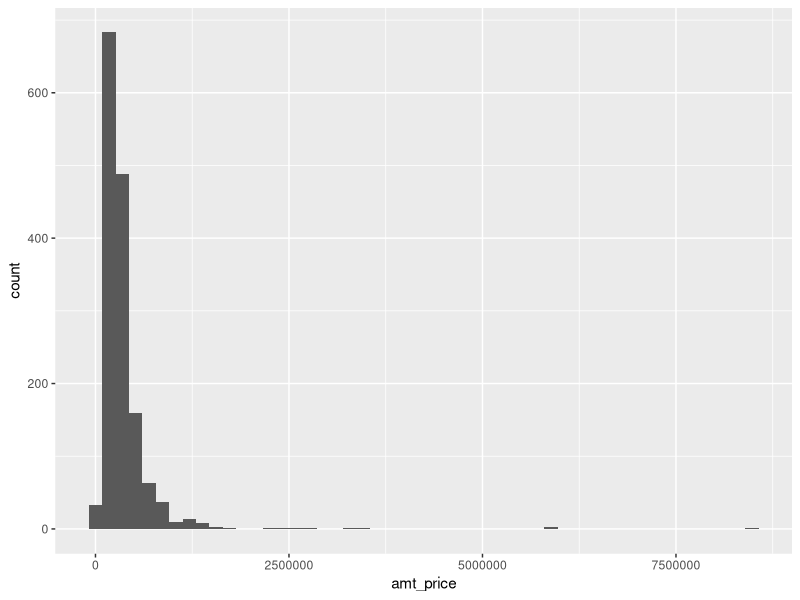
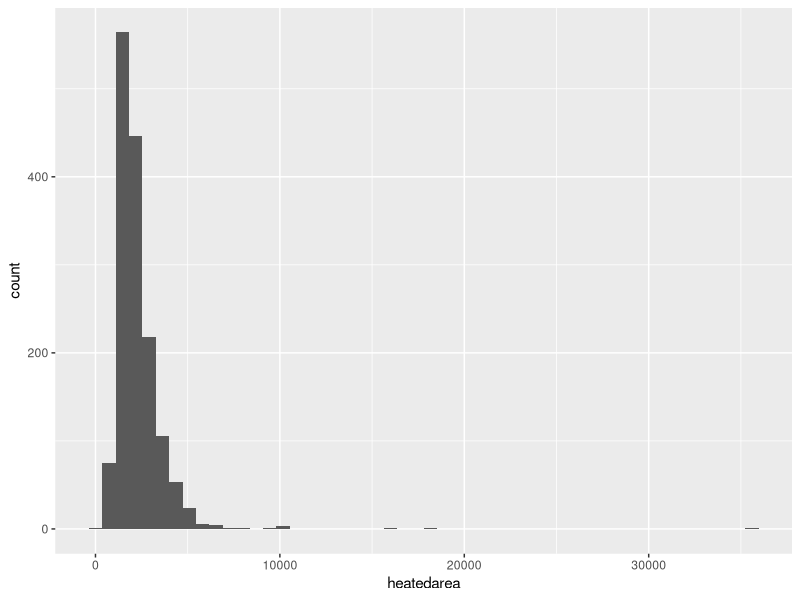
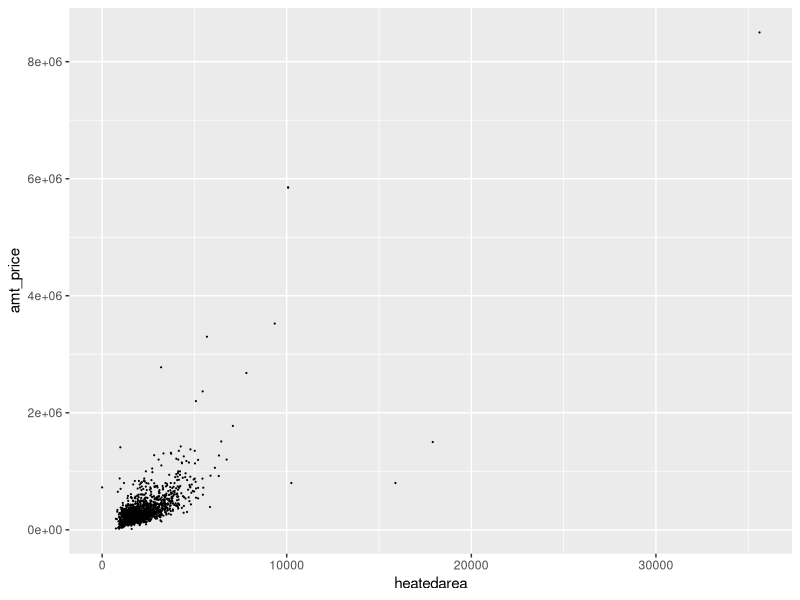
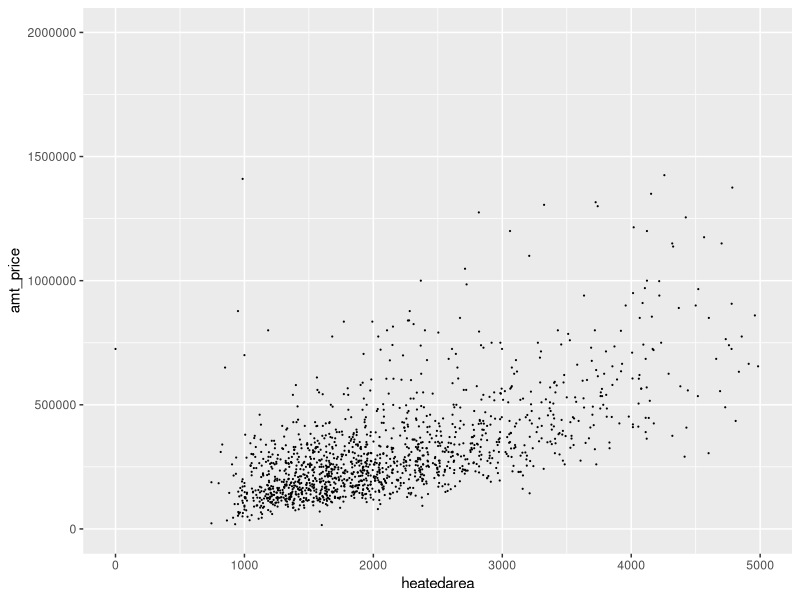
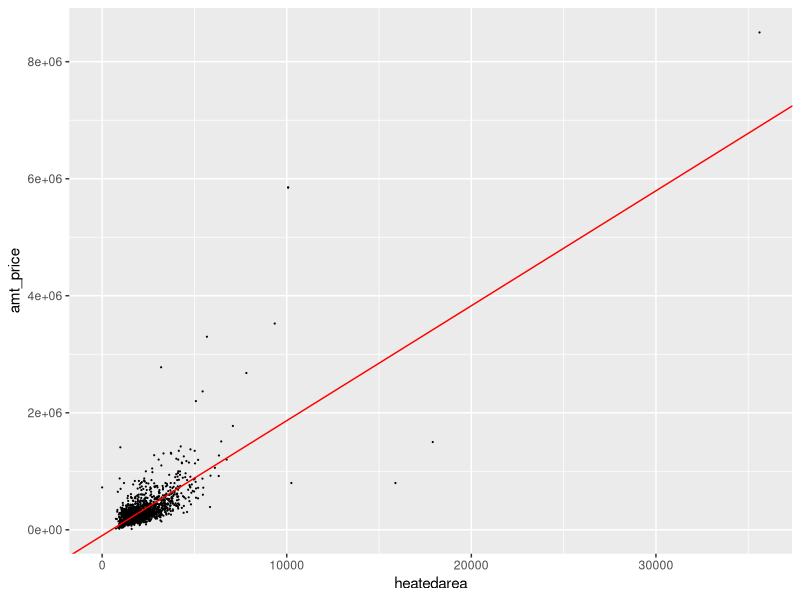

These charts were generated, in order, by the following R code: (Note: this script raises an error after producing the figures.)
# We will use data on home sales in Charlotte to build a model of home sales price.
# We have data on 500 single-family home sales in Mecklenburg County from 2010 to
# the present. This includes the sale price of the home as well as a number of
# attributes of the home collected by the tax assessor.

# First, we need to load libraries. For this exercise, we only need tidyverse
library(tidyverse)

# Next, we'll load our data
data = read_csv("linear-regression/data/charlotte_home_sales.csv")

# The columns of the data are
# dte_dateof - date of sale
# houseno, houseunit, stdir, stname, sttype, stsuffix - components of street address
#   (number, unit number, street direction, street name, street type, and street suffix)
# amt_price - Sale price in dollars
# heatedarea - area of the home that is heated (i.e. living area), square feet
# yearbuilt - year the home was built
# fullbaths - number of full baths
# halfbaths - number of half baths
# bedrooms - number of bedrooms
# actype - type of air conditioning/cooling
# vacantorim - VACant or IMProved (there is a building on the lot)
# totalac - total acreage of the lot
# siding - type of siding (wall coverage)
# area - the part of the Charlotte metropolitan area where the home is located
#   (Public Use Microdata Area code, one)

# Before we start doing any regressions, it's always a good idea to get to know our data
# a bit first. Make a histogram of sale price:

ggplot(data, aes(x=amt_price)) +
  geom_histogram(bins=50) 

# Make a histogram of heated area
ggplot(data, aes(x=heatedarea)) +
  geom_histogram(bins=50)

# Now, we can start thinking about building our model. One variable that is likely
# to be associated with home prices is the size of the home (heatedarea). We can
# make a scatterplot of these variables before we start thinking about a model.
ggplot(data, aes(x=heatedarea, y=amt_price)) +
  geom_point(size=0.1)

# It's hard to read because of the outliers (we'll return to this issue shortly)
# For now, we can just set the limits to look at the bulk of the data.
ggplot(data, aes(x=heatedarea, y=amt_price)) +
  geom_point(size=0.1) +
  xlim(0, 5000) +
  ylim(0, 2000000)

# It does look like there's a positive trend. We're ready to build our first
# model! We'll express price as a function of heated area In R, you use the lm()
# function to estimate a linear regression. The first argument is a _formula_,
# which expresses the mathematical equation you want to estimate. The dependent
# variable is on the left, followed by a ~, followed by the independent
# variable(s). We also specify the dataset we are using for estimation. We do
# not need to specify a constant/intercept. R will include that automatically.
single_variable_model = lm(amt_price~heatedarea, data)

# to see the results of our model, we can run summary()
summary(single_variable_model)

# The first section includes some information about the residuals - the
# difference between the predictions and the actual values in the data. The next
# section details the coefficients - what the estimate was, and how much random
# variation there might be in that estimate due to sampling error (we'll cover
# this in a moment). The last interesting statistic is the R-squared, which
# we'll discuss below.

#############################
# Seeing our model visually #
#############################

# Let's plot our regression line on top of our scatterplot. We can use
# geom_abline for this, which accepts an intercept and slope. The intercept is
# the coefficient for the constant. In a regression with only one variable, the
# coefficient for that variable is the slope of the line that predicts the
# outcome. 

# Exercise: find the intercept and the slope in the regression output
# above, and enter them into the geom_abline below to plot your regression line
# over the scatterplot. Hint: e+05 is scientific notation - 1.5e+05 would be 1.5
# times 10 to the 5th, or 150,000. You can enter numbers like this into R code
# directly; R will recognize 1.5e+05 (or, equivalently, 1.5e5) as a number.


# Dealing with outliers
# That line doesn't look like it goes quite through the middle of the data. If
# we remove the limits on the plot we can see why:
ggplot(data, aes(x=heatedarea, y=amt_price)) +
  geom_point(size=0.1) +
  geom_abline(intercept=-98341, slope=196.4, color="red")

# there are outliers well off to the right and top. Because regression is
# minimizing the sum of _squared_ residuals, outliers can have a very large
# influence. Even though there are not very many of them, they are far from the
# regression line. We can remove the outliers and run the model again. Whether
# or not to remove outliers is up to you and what makes sense for your analysis.
# However, you should avoid "cherry-picking" data - filtering the data until you
# get the results you want from your analysis.

# Exercise: filter the data to only homes with heated area less than 5,000
# square feet, and prices less than $2 million. Run a model on this filtered
# dataset, and make a similar plot.


# Are the results different?
#######################
# Multiple regression #
#######################

# So far we've only included a single variable in the model - heated area. But
# with regression, we can include many variables. Then the coefficient for each
# independent variable will be how much change in the dependent variable is
# associated with a 1-unit change in the independent variable, holding
# everything else in the model constant.

# For example, these data were collected over the course of 10+ years. During
# that time, housing prices went up significantly. We'd expect homes that sold
# in 2010 to sell for less than homes that sold in 2020. We can add a variable
# for year of sale, but first we need to compute the year of sale.
no_outliers = mutate(no_outliers, year_of_sale=year(dte_dateof))

year_built_model = lm(amt_price~heatedarea+year_of_sale, no_outliers)
summary(year_built_model)

# What is the effect of year of sale?

# When two variables are correlated, including them both in the model can do
# strange things. As an example, let's try adding number of bedrooms to our
# model
bedrooms_model = lm(amt_price~heatedarea+year_of_sale+bedrooms, no_outliers)
summary(bedrooms_model)

# What is the relationship between an additional bedroom and price?
# Is it what you would expect?

# Exercise: Estimate the same model again, but without the heated area. Does the


# Is the coefficient for bedrooms now what you would expect?

# What's going on? In the first model, we estimated the relationship between
# number of bedrooms and price holding square footage constant - so the value of
# an additional bedroom without increasing the total size of the home. The trend
# lately has been towards larger rooms, and adding a room without increasing the
# size of the home means smaller rooms, so it is reasonable to think that an
# additional bedroom in a home of the same size might not be particularly
# valuable. The model above shows a slightly negative coefficient, though it's
# not _statistically significant_ (we'll discuss that in a bit), so we can't be
# sure it wouldn't be positive if we had a different sample of 1500 homes.

# Here, we plot the relationship between heated area and price, with color
# indicating number of bedrooms. Note that the colors at the bottom and top of
# the point cloud are all mixed together, indicating that there isn't really a
# trend in price for different numbers of bedrooms with the same square footage.
ggplot(no_outliers, aes(x=heatedarea, y=amt_price, color=bedrooms)) +
  geom_point() +
  ylim(0, 1000000)


# This is known as Simpson's Paradox - cases where adding a variable can change
# the sign of the coefficient of another variable. It is a specific case of the
# more general omitted variable bias and collinearity concepts. Omitted variable
# bias is the notion that whenever you add a variable to a model, it may change
# the coefficients for any other related variable. In general, this means that
# you can only interpret the coefficients of a regression in relation to what
# else is included in the model. For instance, you would likely find that the
# number of TVs a household owns is highly predictive of the price of their
# home. But this is not because more TVs cause households to buy more expensive
# homes - rather, it is likely that higher incomes lead to buying more expensive
# homes _and_ to buying more TVs. Adding income into the model would likely make
# the effect of TVs go away - because then the model would be asking the
# question of how an additional TV is related to home value, holding income
# constant - and it's probably not very related.

# In extreme cases, adding additional variables to the model that are correlated
# with each other may result in counterintuitive, statistically-insignificant
# results. This is know as a collinearity or multicollinearity problem, and is
# something you should look into if you are experiencing unexpected results in a
# regression.

#########################
# Categorical variables #
#########################

# So far we've only included continuous, numerical variables in the model. But
# we know other things likely affect home prices as well, for instance what the
# home looks like from the street. The data contain a variable "siding" that
# says what the siding (wall covering) on the outside of the home is. People may
# pay more for certain types of siding if they are more durable, more
# attractive, etc. But it's not a number, so we can't just put it in the model
# with a coefficient.

# The most common way to put a categorical variable into a regression model is
# to use "dummy variables" There will be one variable for each category, that is
# one if the home is in that category, and zero otherwise. This allows the model
# to estimate a coefficient for each of the categories—so for instance we will
# have the amount of money brick siding is associated with, or vinyl siding,
# etc. You have to leave one category out; that is the base category, and
# everything else is relative to that. (If we didn't, there wouldn't be a unique
# set of coefficients for the computer to estimate. You could get exactly the
# same prediction from many models, by increasing the coefficient for the
# constant and decreasing the coefficient for all of the dummy variables.)

# We can create dummy variables in R by including non-numeric values in the
# regression. R will automatically create one variable for each category. If you
# wanted to create dummy variables for a numeric column (e.g., if siding types
# were coded as 1, 2, 3, etc.), you would convert the column to a factor using
# as.factor() and then include that converted column in your model.
siding_model = lm(amt_price~heatedarea+year_of_sale+siding, no_outliers)
summary(siding_model)

# What category did R choose as the base category?
# How much more valuable is Hardiplank than Vinyl?

# It is often said that the three most important aspects of a home are location,
# location, and location. Similar homes in different neighborhoods may sell for
# very different prices. There is an area variable in the file, which represents
# different parts of the Charlotte metro area. Exercise: add this as a
# _categorical_ variable.


# How much do the different areas differ in price?

# You may also see coefficients for dummy variables for areas or groups referred
# to as "fixed effects".

#######################################
# Evaluating the quality of the model #
#######################################

# Let's look at our model with heated area, year of sale, and siding type The
# first thing to look at is the R-squared. This tells us how much of the
# variation in price is explained by the variables we're using - in this case,
# 63.4% of the variation is explained. The Adjusted R2 adjusts the R2 based on
# how many independent variables you are using - if we used enough independent
# variables, we could fit the data really well, but not be able to predict well.
# Adjusted R2 reduces the R2 a bit based on how many variables are used.

# Next is the statistical significance of the coefficients. Every coefficient is
# estimated with some error, because we're using a finite dataset - we only have
# 1,500 observations, and far more properties have sold recently, and even more
# could sell in the future. The standard error quantifies how much variation
# there might be if we ran the regression on a different sample.

###############################################
# Hypothesis tests of regression coefficients #
###############################################

# We found a coefficient of 147 for heated area, and a standard error of 4.192.
# We want to know whether this value is _statistically significant_, i.e. far
# enough from zero that we can be fairly confident we didn't find it just due to
# the particular sample of properties we used. To do this, we use a hypothesis
# test. If you're familiar with hypothesis tests of means, this works the same
# way, but if you're not we'll go over it from the beginning.

# With a hypothesis test, you have a null hypothesis and an alternate
# hypothesis. The null hypothesis in regression is that the true coefficient
# value is 0 - i.e. there is no relationship between heated area and price. We
# test how likely we would be to find a relationship this large, given our data
# and sample size, if the null hypothesis were true. If it is sufficiently
# unlikely, we conclude that the relationship is likely real, and not due to
# sampling error.

# The way we test this is by dividing the coefficient by the standard error -
# this is the number of standard errors away from zero the coefficient is. This
# is known as a t-value. Then, we use a distribution to determine the
# probability of of getting a result this many standard deviations from 0 if the
# true relationship were zero.

# This requires assuming a distribution for the coefficients. A distribution is
# just a graph that indicates what the probability of observing particular
# t-values is, if the null hypothesis were true. The most common distribution is
# the normal distribution or "bell curve", which I plot below.
t = seq(-4, 4, 0.05)
y = dnorm(t)
plot_data = tibble(t=t, y=y)
ggplot(plot_data, aes(x=t, y=y)) +
  geom_line()

# The higher the line is, the more likely it is that we would get a coefficient
# of that t-value if the null hypothesis were true.

# While the normal distribution is common throughout statistics, in a
# regression, the distribution we use is actually the t-distribution. This
# distribution accounts for possible inaccuracy in the estimation of the
# standard deviation. This difference only really matters when the sample size
# of your regression is very small; once the number of observations gets to a a
# few dozen, the t and normal distributions are almost identical.

# R computes the hypothesis tests for your linear regression automatically, but
# we'll work through computing one by hand, just for experience. This code
# computes the t-value
tval = 147 / 4.192

# This computes the probability of getting a value larger than 158.934 if the
# null hypothesis is true. This is using a Student's t distribution; hypothesis
# testing in a linear regression uses this distribution, like a comparison of
# means would if you've taken intro stats. When your sample size is large
# (hundreds or thousands more observations than independent variables) the t
# distribution is almost identical to the normal distribution.
prob_larger = 1 - pt(tval, nrow(no_outliers) - 2)

# This is the probability of getting a value larger than the one we got, if the
# null hypothesis were true. But that means we are implicitly assuming that the
# coefficient will always be positive. What we really want is to know the
# probability of getting a coefficient _this far from zero_ - so we also want to
# add the probability of getting a coefficient less than -147 with this standard
# error. Since the t and normal distributions are symmetrical, we can just
# multiply the value we got above by 2. This is called a "two-tailed test" in
# statistics.
prob_larger = prob_larger * 2
prob_larger

# The probability is zero. Of course, it isn't exactly zero (anything could
# happen randomly), but it's close enough to zero that the computer can't tell
# the difference. We can be pretty certain that the null hypothesis that the
# coefficient is zero is not true. Generally, probabilities below 0.05 are
# considered "statistically significant," but there is some debate about this.
# This probability is known as a p-value

# To reiterate what is meant by this probability: this is the probability of
# getting a coefficient this extreme if the null hypothesis were true. It is
# _not_ the probability that the null hypothesis is true, or the probability
# that your model is correct.

# You generally won't do statistical tests manually like this. In the model
# output, R prints these tests automatically. The t-values are in the third
# column, and the p-values in the fourth. Heated area is presented as <2e-16 -
# which indicates it is smaller than the smallest value the computer can
# represent.
summary(siding_model)

# Are there any variables that are not statistically significant in this model?
# What about in your model that included area?

#######################################
# Predicting from a linear regression #
#######################################

# A linear regression is just estimating an
# equation that predicts the dependent variable based on the independent
# variables. We can write out the equation. For instance, suppose we wanted to
# estimate the price of a 2000 square foot home sold in 2021, with Hardiplank
# siding.
-4.309e7 + 1.437e2 * 2000 + 2.134e4 * 2021 + 9.881e4

# Exercise: use your model that includes area to predict the price of a 2000
# square foot home sold in 2021 with Masonite siding in area 03103.


# Normally, you wouldn't make predictions manually like this. Instead, you would
# create a new dataset that had all of your independent variables, and then
# apply the predict() function to it. For instance, here I'll make a dataset of
# several different types of homes, and predict the sales prices of all of them.
# A developer might use a model like this to forecast profits from a new
# development---probably a bit more complex model with more home features. Here
# we create a table with the candidate homes. Each line is a column in the
# table. Lines where there is only one item will have that item repreated for
# every row of the table.
candidate_homes = tibble(
  heatedarea=c(1200, 1500, 2000, 1200, 1500, 2000),
  year_of_sale=2021,
  siding=c("HARDIPLANK", "HARDIPLANK", "HARDIPLANK", "FACE BRICK", "FACE BRICK", "FACE BRICK")
)

# now, we can use predict() to create a new column in candidate_homes with the
# forecasted price It should be close to what we found above (a little different
# because we used rounded coefficients above but predict() uses the original,
# un-rounded coefficients)
candidate_homes$forecast_price = predict(siding_model, candidate_homes)
candidate_homes

# Exercise: Estimate the price of a 2000 square foot home sold in 2021 with
# Hardiplank siding in areas 03103, 03105, or 03108 (note: you will need to put
# the area codes in quotes) A developer might use a result like this to decide
# which of several sites would be most profitable to build on.



# While prediction is often seen as a primary function of linear regression, it
# is actually not that common in urban analytics. People use linear models for
# interpretation more often - to interpret the coefficients and see what the
# relationships between different variables are, holding other things constant.

# These models had quite high predictive power (R2), which is common in models
# of home prices. In models of other phenomena (especially behavioral
# phenomena), much lower R2 is common. This may represent an issue for
# prediction, but does not necessarily represent an issue for interpretation.
# It's only an issue for interpretation if there are other variables left out
# that would affect the coefficients for the variables included.

# Regression has a lot more pieces than we discussed here. I recommend the books
# An Introduction to Statistical Learning with Applications in R, and The
# Effect, if you want to learn more. Both are available online as free ebooks
